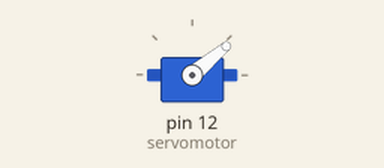
Simulated run of this sketch. Board: Arduino Uno, built with avr-gcc and run on an emulated ATmega328P. Parts: servo.

Above: at 0.05 s.
At 6.25 s:
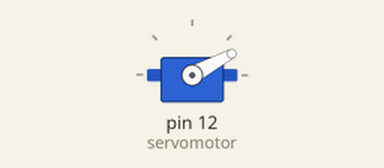
At 7.9 s:
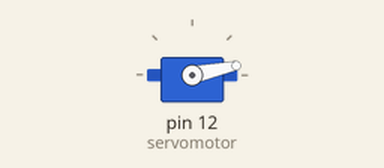
At 10.1 s:
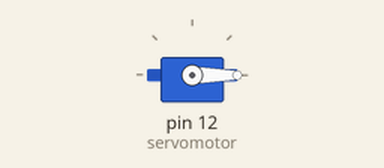
Timing chart, 0 to 13.1 s (numbered marks = the images above):
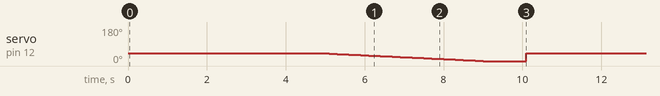

Measured:
- by itself, servo on pin 12 (servomotor): ramps from 40° to 0° and jumps back, once every 10.1 s

The sketch:

servo2.ino
```cpp
#include <Servo.h>

Servo servomotor;
int pos = 40; // 시작 각도를 40도로 설정합니다.

void setup() {
  servomotor.attach(12);
}

void loop() {
  // 시작 각도로 이동
  servomotor.write(pos);
  delay(5000); // 5초 동안 유지

  // 10도씩 줄어들면서 0도까지 이동
  for (int i = pos; i >= 0; i -= 1) {
    servomotor.write(i);
    delay(100); // 이동 후 잠시 대기
  }

  // 0도에서 1초 동안 유지
  delay(1000);
}
```
